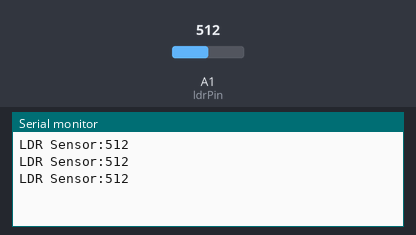
This sketch was run on a simulated Arduino Uno, built with avr-gcc and run on an emulated ATmega328P. On the bench: the last lines printed to the serial monitor. The inputs (shaded band) are chosen by the test bench; at power-on: A1 (ldrPin) = 512.

Above: at 1.3 s.
1.4 s: A1 (ldrPin) set to 716
At 1.9 s:
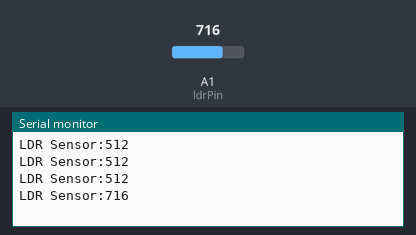
2.9 s: A1 (ldrPin) set to 900
At 3.4 s:
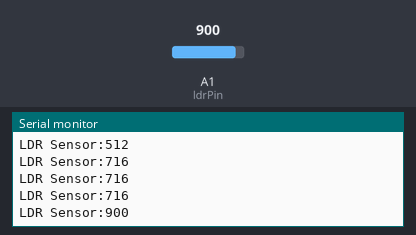
Timing chart, 0 to 5.9 s (numbered marks = the images above; inputs shaded):
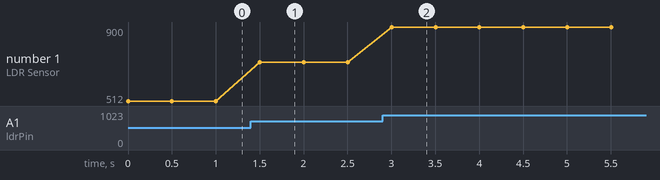

Measured:
- after the input at 1.4 s, the serial monitor: prints a new line after 0.10 s (image 1)
- after the input at 2.9 s, the serial monitor: prints a new line after 0.10 s (image 2)
- plotted number 1: 512 → 716 after the input at 1.4 s, 716 → 900 after the input at 2.9 s

The sketch:

ldrSensorValueDisplay.ino
```cpp
int ldrPin = A1;

void setup() {
  pinMode(ldrPin, INPUT);
  Serial.begin(9600);
}

void loop() {
  int ldrValue = analogRead(ldrPin);
  Serial.print("LDR Sensor:");
  Serial.println(ldrValue);
  delay(500);
}
```
